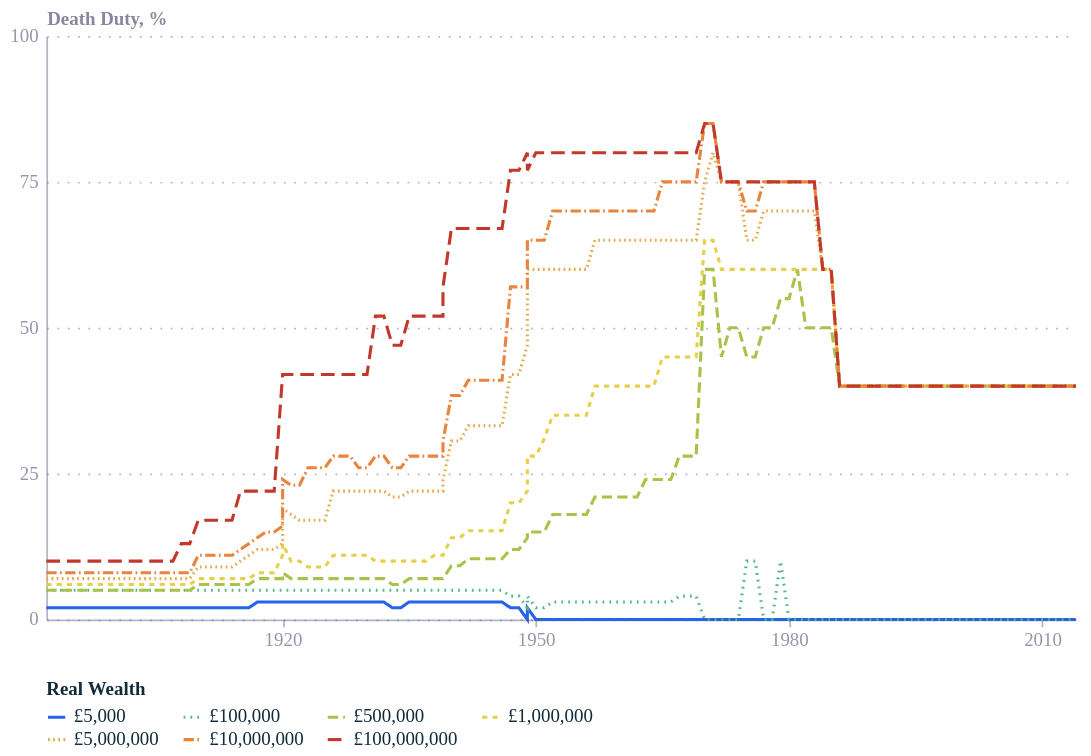

Notebook source saved alongside this figure:
### Code cell
import pandas as pd
import altair as alt
from ecostyles import EcoStyles

df = pd.read_csv("../data/figure2[60].csv")
df["wealth"] = df["Real Wealth"].str.replace(".00", "", regex=False)   # £5,000.00 -> £5,000
df["year"]   = pd.to_datetime(df["yr"], format="%Y")
df["idx"]    = range(len(df))                                          # preserve mid-year step order

order   = df.sort_values("rw")["wealth"].unique().tolist()            # ascending real wealth
palette = ["#2563eb", "#4fb783", "#a8c34a", "#e6cf4a",
           "#e6a94b", "#e8843c", "#c0392b"]                            # eco blue -> red
dashes  = [[1, 0], [1, 3], [6, 3], [3, 3], [1, 2], [6, 2, 1, 2], [8, 4]]  # solid -> long-dash

styles = EcoStyles()
styles.register_and_enable_theme()

legend = alt.Legend(title="Real Wealth", orient="bottom", direction="horizontal",
                    columns=4, symbolStrokeWidth=1.8, labelLimit=120)

# hover a line -> highlight that series, dim the rest
hover = alt.selection_point(fields=["wealth"], on="pointerover", nearest=True,
                            empty=True, clear="pointerout")

enc_x = alt.X("year:T", title=None,
              axis=alt.Axis(format="%Y",
                            values=[f"{y}-01-01" for y in (1890, 1920, 1950, 1980, 2010)]))
enc_y = alt.Y("death_duty:Q", title="Death Duty, %",
              scale=alt.Scale(domain=[0, 100]), axis=alt.Axis(values=[0, 25, 50, 75, 100]))

lines = (
    alt.Chart(df)
    .mark_line(strokeWidth=1.8)
    .encode(
        x=enc_x, y=enc_y,
        color=alt.Color("wealth:N", sort=order,
                        scale=alt.Scale(domain=order, range=palette), legend=legend),
        strokeDash=alt.StrokeDash("wealth:N", sort=order,
                                  scale=alt.Scale(domain=order, range=dashes), legend=legend),
        order="idx:Q",
        opacity=alt.condition(hover, alt.value(1.0), alt.value(0.15)),
    )
)

# invisible points carry the hover + tooltip; no colour, so the legend stays clean
points = (
    alt.Chart(df)
    .mark_point(size=60)
    .encode(
        x=enc_x, y=enc_y, opacity=alt.value(0),
        tooltip=[alt.Tooltip("wealth:N", title="Real wealth"),
                 alt.Tooltip("year:T", title="Year", format="%Y"),
                 alt.Tooltip("death_duty:Q", title="Death duty, %")],
    )
    .add_params(hover)
)

chart = alt.vconcat(alt.layer(lines, points).properties(width=600, height=340))
styles.save(chart, name="uk_death_duties", svg=True)
chart

### Figure 1 — Vega-Lite specification as saved in the notebook (floating-point values rounded to 4 significant figures; data arrays with more than 128 entries replaced by an {"elided": "..."} marker saying what was removed)
{"config": {"font": "Circular Std", "text": {"color": "#676A86", "align": "left", "baseline": "middle", "dx": 7, "dy": 0, "fontSize": 11}, "view": {"stroke": null, "continuousWidth": 400, "continuousHeight": 300, "discreteWidth": 400, "discreteHeight": 300}, "range": {"category": ["#36B7B4", "#E6224B", "#F4C245", "#0063AF", "#00A767", "#179FDB", "#EB5C2E", "#5C267B", "#122B39"], "diverging": ["#E6224B", "#E54753", "#C9C9C9", "#179FDB", "#122B39"], "heatmap": ["#C9C9C9", "#179FDB", "#0063AF", "#122B39"], "ordinal": ["#00A767", "#36B7B4", "#179FDB", "#0063AF", "#243B5A"]}, "bar": {"color": "#179fdb"}, "line": {"color": "#e6224b"}, "rule": {"color": "#676A86"}, "area": {"opacity": 0.8}, "point": {"filled": true, "size": 80, "color": "#e6224b", "opacity": 0.95}, "geoshape": {"stroke": "white", "strokeWidth": 0.3}, "rect": {"fill": "#d6d4d4", "opacity": 0.3}, "axis": {"labelColor": "#676A86", "labelFontSize": 11, "labelFont": "Circular Std", "labelOpacity": 0.7, "tickColor": "#676A86", "tickOpacity": 0.5, "domainColor": "#676A86", "domainOpacity": 0.5, "gridColor": "#676A86", "gridDash": [2, 2], "gridOpacity": 0.5, "title": null, "titleColor": "#676A86", "titleOpacity": 0.8, "tickSize": 4}, "axisXDiscrete": {"grid": false, "labelAngle": 0, "tickCount": 10, "tickOpacity": 0.5, "title": null}, "axisYDiscrete": {"ticks": false, "labelPadding": 5}, "axisXTemporal": {"grid": false, "ticks": true}, "axisXQuantitative": {"grid": true}, "axisYQuantitative": {"gridColor": "#676A86", "gridDash": [1, 5], "gridOpacity": 0.5, "ticks": false, "labelPadding": 5, "tickCount": 8, "titleAngle": 0, "titleAlign": "left", "titleBaseline": "bottom", "titleX": 0, "titleY": -5}, "title": {"color": "#676A86E6", "subtitleColor": "#676A86", "font": "Circular Std", "subtitleFont": "Circular Std", "anchor": "start", "fontSize": 14, "subtitleFontSize": 12, "subtitlePadding": 4, "offset": 0, "frame": "group"}, "legend": {"titleColor": "#122b39", "title": null, "labelColor": "#122b39", "labelFontSize": 11}}, "vconcat": [{"layer": [{"mark": {"type": "line", "strokeWidth": 1.8}, "encoding": {"color": {"field": "wealth", "legend": {"columns": 4, "direction": "horizontal", "labelLimit": 120, "orient": "bottom", "symbolStrokeWidth": 1.8, "title": "Real Wealth"}, "scale": {"domain": ["£5,000", "£100,000", "£500,000", "£1,000,000", "£5,000,000", "£10,000,000", "£100,000,000"], "range": ["#2563eb", "#4fb783", "#a8c34a", "#e6cf4a", "#e6a94b", "#e8843c", "#c0392b"]}, "sort": ["£5,000", "£100,000", "£500,000", "£1,000,000", "£5,000,000", "£10,000,000", "£100,000,000"], "type": "nominal"}, "opacity": {"condition": {"param": "param_e39fdf522c297102", "value": 1.0, "empty": true}, "value": 0.15}, "order": {"field": "idx", "type": "quantitative"}, "strokeDash": {"field": "wealth", "legend": {"columns": 4, "direction": "horizontal", "labelLimit": 120, "orient": "bottom", "symbolStrokeWidth": 1.8, "title": "Real Wealth"}, "scale": {"domain": ["£5,000", "£100,000", "£500,000", "£1,000,000", "£5,000,000", "£10,000,000", "£100,000,000"], "range": [[1, 0], [1, 3], [6, 3], [3, 3], [1, 2], [6, 2, 1, 2], [8, 4]]}, "sort": ["£5,000", "£100,000", "£500,000", "£1,000,000", "£5,000,000", "£10,000,000", "£100,000,000"], "type": "nominal"}, "x": {"axis": {"format": "%Y", "values": ["1890-01-01", "1920-01-01", "1950-01-01", "1980-01-01", "2010-01-01"]}, "field": "year", "title": null, "type": "temporal"}, "y": {"axis": {"values": [0, 25, 50, 75, 100]}, "field": "death_duty", "scale": {"domain": [0, 100]}, "title": "Death Duty, %", "type": "quantitative"}}}, {"mark": {"type": "point", "size": 60}, "encoding": {"opacity": {"value": 0}, "tooltip": [{"field": "wealth", "title": "Real wealth", "type": "nominal"}, {"field": "year", "format": "%Y", "title": "Year", "type": "temporal"}, {"field": "death_duty", "title": "Death duty, %", "type": "quantitative"}], "x": {"axis": {"format": "%Y", "values": ["1890-01-01", "1920-01-01", "1950-01-01", "1980-01-01", "2010-01-01"]}, "field": "year", "title": null, "type": "temporal"}, "y": {"axis": {"values": [0, 25, 50, 75, 100]}, "field": "death_duty", "scale": {"domain": [0, 100]}, "title": "Death Duty, %", "type": "quantitative"}}, "name": "view_baa3d2e4faa947ab_1"}], "height": 340, "width": 600}], "data": {"name": "data-675b13a4bf9b94b4bb0c116e148e9f8d"}, "params": [{"name": "param_e39fdf522c297102", "select": {"type": "point", "clear": "pointerout", "fields": ["wealth"], "nearest": true, "on": "pointerover"}, "views": ["view_baa3d2e4faa947ab_1"]}], "$schema": "https://vega.github.io/schema/vega-lite/v6.4.1.json", "datasets": {"data-675b13a4bf9b94b4bb0c116e148e9f8d": {"elided": "880 records"}}}
